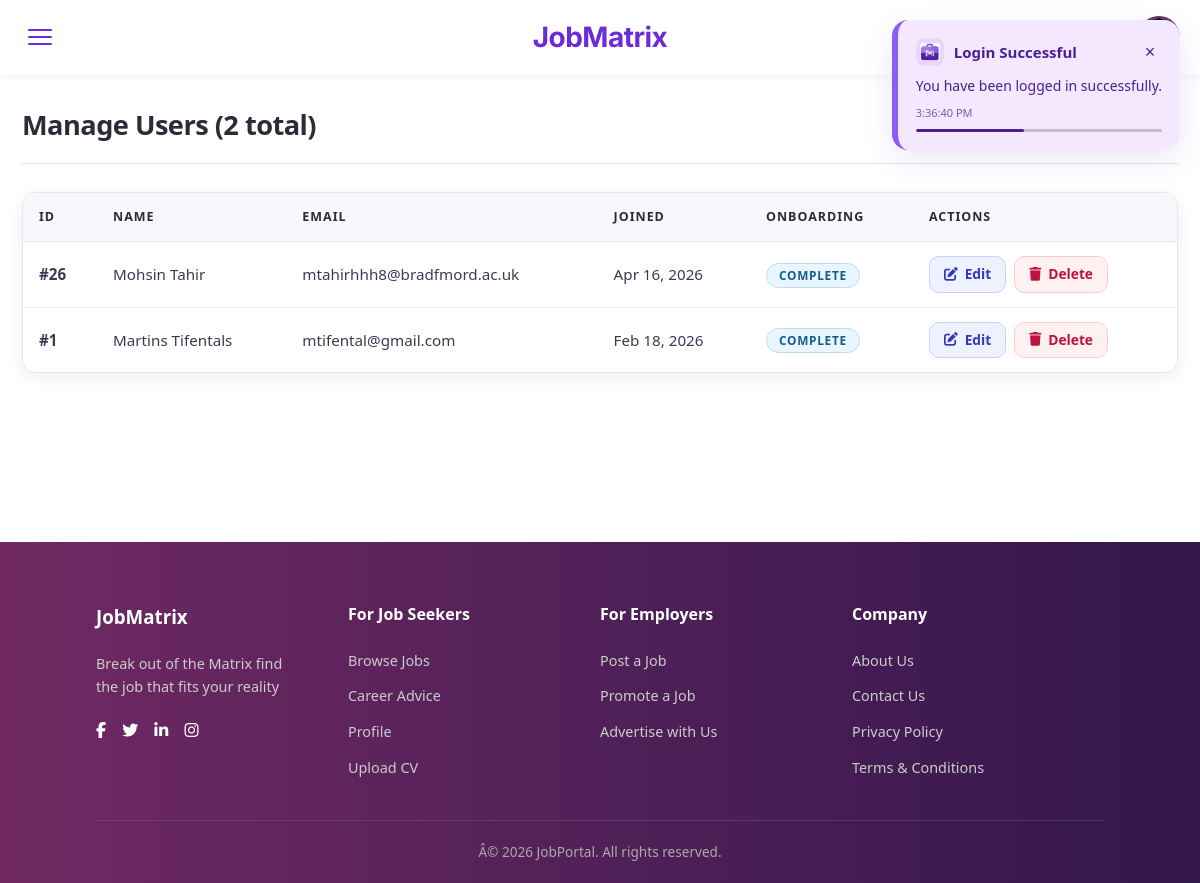
/admin/manage_users.php (signed in), run on the app's committed database.
### tables this page shows
CREATE TABLE `users` (
  `id` int(11) NOT NULL,
  `name` varchar(100) DEFAULT NULL,
  `email` varchar(150) NOT NULL,
  `password` varchar(255) NOT NULL,
  `created_at` timestamp NOT NULL DEFAULT current_timestamp(),
  `profile_picture` varchar(255) DEFAULT NULL,
  `cv_file` varchar(255) DEFAULT NULL,
  `bio` text DEFAULT NULL,
  `location` varchar(100) DEFAULT NULL,
  `phone` varchar(20) DEFAULT NULL,
  `skills` text DEFAULT NULL,
  `education` text DEFAULT NULL,
  `experience` text DEFAULT NULL,
  `links` varchar(255) DEFAULT NULL,
  `role` varchar(20) DEFAULT 'user',
  `onboarding_completed` tinyint(1) DEFAULT 0
);

### admin/manage_users.php (the view, shortened to what this page needs)
<?php
include '../includes/header.php';
$stmt = $conn->prepare("SELECT id, name, email, created_at, onboarding_completed FROM users ORDER BY created_at DESC");
$stmt->execute();
$users = $stmt->get_result();
?>
<link rel="stylesheet" href="../assets/css/admin.css">
<div class="admin-container">
    <div class="admin-header">
        <h1>Manage Users (<?= $users->num_rows ?> total)</h1>
        <a href="dashboard.php" class="btn btn-secondary">â† Back to Dashboard</a>
    </div>
    <div class="table-container">
        <table class="admin-table">
            <thead>
                <tr>
                    <th>ID</th>
                    <th>Name</th>
                    <th>Email</th>
                    <th>Joined</th>
                    <th>Onboarding</th>
                    <th>Actions</th>
                </tr>
            </thead>
            <tbody>
                <?php while ($user = $users->fetch_assoc()): ?>
                    <tr>
                        <td><strong>#<?= $user['id'] ?></strong></td>
                        <td><?= htmlspecialchars($user['name']) ?></td>
                        <td><?= htmlspecialchars($user['email']) ?></td>
                        <td><?= date('M j, Y', strtotime($user['created_at'])) ?></td>
                        <td>
                            <?php if ($user['onboarding_completed']): ?>
                                <span class="status-badge status-complete">Complete</span>
                            <?php else: ?>
                                <span class="status-badge status-pending">Pending</span>
                            <?php endif; ?>
                        </td>
                        <td>
                            <div class="action-buttons">
                                <a href="edit_user.php?id=<?= $user['id'] ?>" class="btn btn-edit" title="Edit">
                                    <i class="fas fa-edit"></i> Edit
                                </a>
                                <a href="delete_user.php?id=<?= $user['id'] ?>" class="btn btn-delete"
                                    onclick="return confirm('Delete <?= htmlspecialchars($user['name']) ?>? This cannot be undone.')"
                                    title="Delete">
                                    <i class="fas fa-trash"></i> Delete
                                </a>
                            </div>
                        </td>
                    </tr>
                <?php endwhile; ?>
            </tbody>
        </table>
    </div>
</div>
<?php include '../includes/footer.php'; ?>

### assets/css/style.css (style rules this page uses)
* { -ms-overflow-style: none; scrollbar-width: none; }
:root { --color-dark: #333333; --color-neutral-300: #f5f5f5; --color-neutral-800: #2a2a2a; --color-primary: #6c2bd9; --color-primary-dark: #5320a8; --menu-padding: 2rem; --transition-speed: 0.3s; --transition-ease: ease; --border-radius: 12px; --font-scale: 1; --background-color: #ffffff; --text-color: #333333; }
body { font-family: 'Segoe UI', Tahoma, Geneva, Verdana, sans-serif; font-size: calc(16px * var(--font-scale)); background: var(--background-color); color: var(--text-color); line-height: 1.6; min-height: 100vh; display: flex; flex-direction: column; }

### assets/css/admin.css (style rules this page uses)
.admin-container { width: min(1380px, 100%); margin: 34px auto 50px; padding: 0 22px; }
.admin-header { display: flex; align-items: flex-start; justify-content: space-between; gap: 14px; margin-bottom: 28px; padding-bottom: 18px; border-bottom: 1px solid var(--admin-border); }
.admin-header h1 { margin: 0; color: var(--admin-text); font-size: clamp(1.7rem, 2vw, 2.25rem); line-height: 1.2; letter-spacing: -0.02em; font-weight: 750; }
.table-container { width: 100%; overflow-x: auto; border: 1px solid var(--admin-border); border-radius: var(--admin-radius); background: var(--admin-surface); box-shadow: var(--admin-shadow-sm); }
.admin-table { width: 100%; border-collapse: collapse; background: var(--admin-surface); min-width: 760px; }
.admin-table thead th { background: var(--admin-surface-soft); color: var(--admin-text); font-size: 0.78rem; font-weight: 700; text-transform: uppercase; letter-spacing: 0.08em; text-align: left; padding: 14px 16px; border-bottom: 1px solid var(--admin-border); white-space: nowrap; }
.admin-table tbody td { padding: 14px 16px; border-bottom: 1px solid #efedf6; color: #3f3850; vertical-align: middle; font-size: 0.95rem; }
.admin-table tbody tr:last-child td { border-bottom: none; }
.admin-table tbody tr { transition: background-color var(--admin-transition); }
.status-badge { display: inline-flex; align-items: center; justify-content: center; padding: 5px 12px; border-radius: var(--admin-radius-pill); font-size: 0.74rem; line-height: 1.1; font-weight: 700; text-transform: uppercase; letter-spacing: 0.06em; border: 1px solid transparent; }
.status-complete { background: #eaf6ff; color: #115d92; border-color: #bfdef2; }
.action-buttons { display: inline-flex; align-items: center; flex-wrap: wrap; gap: 8px; }
.btn { appearance: none; border: 1px solid transparent; border-radius: var(--admin-radius-sm); padding: 9px 14px; font-size: 0.86rem; font-weight: 650; text-decoration: none; display: inline-flex; align-items: center; justify-content: center; gap: 7px; line-height: 1.2; cursor: pointer; transition: transform var(--admin-transition), background-color var(--admin-transition), box-shadow var(--admin-transition), border-color var(--admin-transition), color var(--admin-transition); white-space: nowrap; }
.btn-secondary { background: #ffffff; border-color: #d7d2e6; color: #4a435c; }
.btn-edit { background: #eef2ff; border-color: #c7d2fe; color: #3538b8; }
.btn-delete { background: #fff1f2; border-color: #fecdd3; color: #be123c; }

### data on the page
users: id "26", name "Mohsin Tahir", email "mtahirhhh8@bradfmord.ac.uk", created_at "Apr 16, 2026", onboarding_completed "COMPLETE"
users: id "1", name "Martins Tifentals", email "mtifental@gmail.com", created_at "Feb 18, 2026", onboarding_completed "COMPLETE"

### other printed values
$users->num_rows "2"
